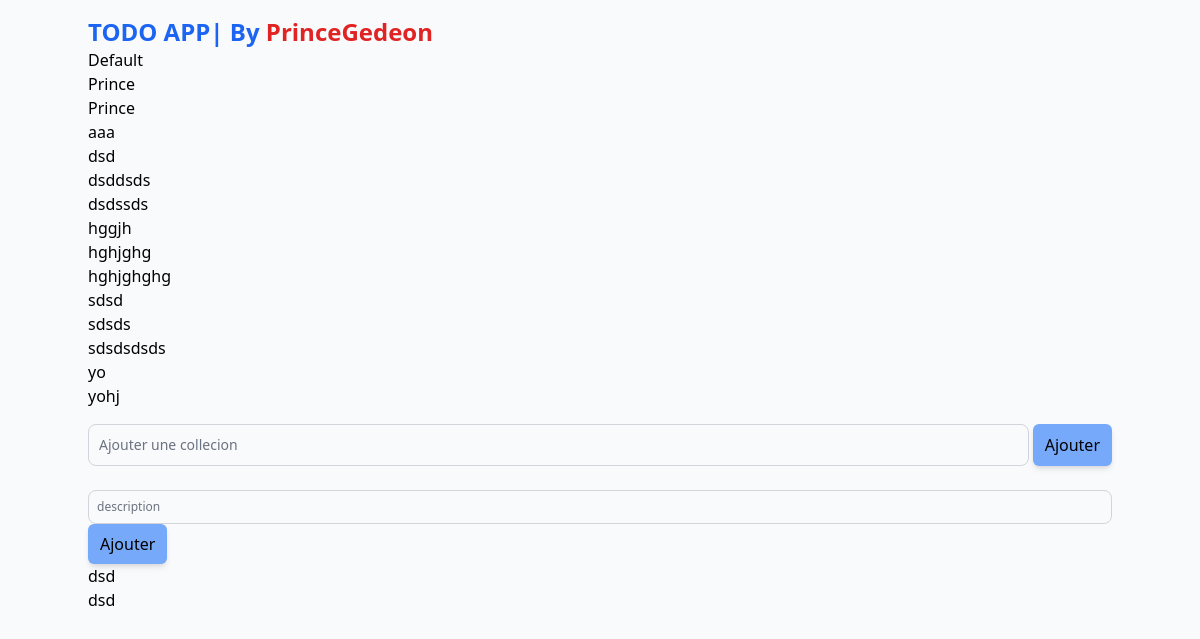
The page / on the database its author committed.
### todos/models.py (models this page shows, shortened)
class Collection(models.Model):
    name=models.CharField(max_length=60)
    slug=models.SlugField()
    @classmethod
    def default_collection(cls):
        collection,_=cls.objects.get_or_create(name="Default",slug="_default")
        return collection

class Task(models.Model):
    description=models.CharField(max_length=300)
    collection=models.ForeignKey(Collection,on_delete=models.CASCADE)

### todos/views.py (the view)
# urls.py: path('', index,name="home"),
def index(request):
    collection=Collection.default_collection()
    collections=Collection.objects.order_by("name")
    tasks=collection.task_set.order_by("description")
    return render(request,"todos/index.html",context={"collections":collections,"tasks":tasks})

### templates/todos/index.html (shortened to what this page needs)
{% extends "base_projet.html" %}
{% block content %}
  <div>
    <h1 class="text-xl md:text-2xl xl:text-3xl text-blue-600 font-bold">TODO APP| By <span class="text-red-600">PrinceGedeon</span></h1>
    <div id="collection">
      {%for col in collections %}
          <h1>{{col.name}}</h1>
      {%endfor%}
  </div>
    <form  method="POST" class="mt-4">
      <div class="mb-6 flex gap-1">
        <input type="text" name="collection-name" id="default-input" placeholder="Ajouter une collecion" class="w-full bg-gray-50 border border-gray-300 text-gray-900 text-sm rounded-lg focus:ring-blue-500 focus:border-blue-500 block w-full p-2.5 dark:bg-gray-700 dark:border-gray-600 dark:placeholder-gray-400 dark:text-white dark:focus:ring-blue-500 dark:focus:border-blue-500">
        <button class="px-3 py-2 rounded-md shadow-md bg-blue-400 min-w-fit" type="submit" hx-post="{%url 'add_collection'%}" hx-target="#collection" hx-swap="beforeend">Ajouter</button>
      </div>
    </form>
     <form  method="POST" class="mt-4">
      <div>
        <input type="text" placeholder="description" name="task-desc" id="small-input" class="block p-2 w-full text-gray-900 bg-gray-50 rounded-lg border border-gray-300 sm:text-xs focus:ring-blue-500 focus:border-blue-500 dark:bg-gray-700 dark:border-gray-600 dark:placeholder-gray-400 dark:text-white dark:focus:ring-blue-500 dark:focus:border-blue-500">
        <button class="px-3 py-2 rounded-md shadow-md bg-blue-400 min-w-fit" type="submit" hx-post="{% url 'add_task' %}" hx-target="#tasks" hx-swap="beforeend" type="submit">Ajouter</button>
      </div>
    </form>
    <div id="tasks">
      {% for task in tasks%}
          <p>{{task.description}}</p>
      {%endfor%}
    </div>
  </div>
{% endblock content %}

### templates/base_projet.html (shortened to what this page needs)
{% load compress %}
{% load static %}
<!DOCTYPE html>
<html lang="en">
<head>
    {% compress css %}
    <link rel="stylesheet" href="{% static 'src/output.css' %}">
    {% endcompress %}
</head>
<body class="bg-gray-50">
    <div class="container mx-auto mt-4">
        {% block content %}
        {% endblock content %}
    </div>
</body>
</html>

### rows shown on the page
Collection: name "Default"
Collection: name "Prince"
Collection: name "Prince"
Collection: name "aaa"
Collection: name "dsd"
Collection: name "dsddsds"
Collection: name "dsdssds"
Collection: name "hggjh"
Collection: name "hghjghg"
Collection: name "hghjghghg"
Collection: name "sdsd"
Collection: name "sdsds"
Collection: name "sdsdsdsds"
Collection: name "yo"
Collection: name "yohj"
Task: description "dsd"
Task: description "dsd"
